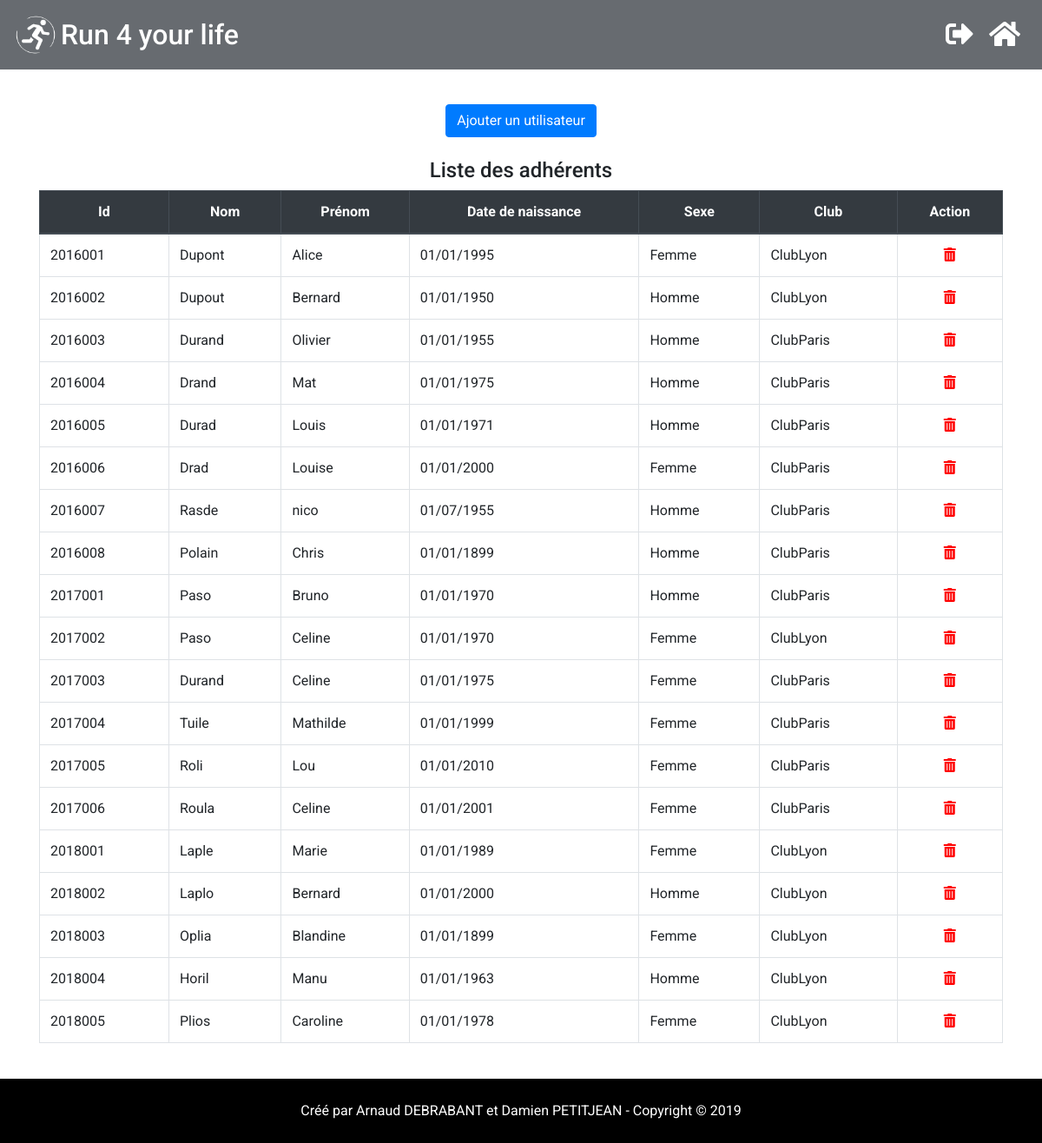
The page /adherents.php (signed in) on the database its author committed.
### tables this page shows
CREATE TABLE adherent(
    id_adherent    Int NOT NULL,
    nom            Varchar (50) NOT NULL,
    prenom         Varchar (50) NOT NULL,
    date_naissance Date,
    sexe           Varchar (20) NOT NULL,
    adresse        Varchar (200),
    date_certif_club    Date,
    club           Varchar (200),
	PRIMARY KEY (id_adherent)
);

### adherents.php (the view, shortened to what this page needs)
<?php
    include "includes/header.php";
    if(mysqli_connect_errno())
        printf("Échec de la connexion : %s", mysqli_connect_error());
    else {
        $requete = "SELECT * FROM adherent";
        if(!empty($_GET['order']) && ($_GET['orderSec'] == $_GET['order']))
        {
            $order = mysqli_real_escape_string($connexion, $_GET['order']);
            $orderSec = $_GET['orderSec'];
            $sensGet = mysqli_real_escape_string($connexion, $_GET['sens']);
            $requete .= " ORDER BY $order $sensGet";
            if($sensGet == "DESC" && $_GET['clic'])
            {
                $sens = "ASC";
            }else if($_GET['clic']){
                $sens = "DESC";
            }else{
                $sens = $sensGet;
            }
        }else{
            $order = "";
            $orderSec = "";
            $sensGet = "";
            $sens = "ASC";
        }
        $resultat = mysqli_query($connexion, $requete);
        if($resultat == FALSE)
            print "<script>alert('Échec de la requête de récupération des adhérents')</script>";
        else {
            print "
            <div class='container'>
                <div class='row mb-4'>
                    <button type=\"button\" class=\"btn btn-primary mx-auto\" data-toggle=\"modal\" data-target=\"#modalAjout\">
                        Ajouter un utilisateur
                    </button>
                </div>
            </div>
            <section class='liste'>
                <h2 class='tableLabel'>Liste des adhérents</h2>
                <div class='container'>
                    <div class='table-responsive'>
                        <table class='table table-bordered table-hover text-center'>
                            <thead class='thead-dark'>
                                <tr>
                                    <th scope='col'>
                                        <a id='id_adherentCol' href='?order=id_adherent&orderSec=$order&sens=$sens&clic=1'>Id</a>
                                    </th>
                                    <th scope='col'>
                                        <a id='nomCol' href='?order=nom&orderSec=$order&sens=$sens&clic=1'>Nom</a>
                                    </th>
                                    <th scope='col'>
                                        <a id='prenomCol' href='?order=prenom&orderSec=$order&sens=$sens&clic=1'>Prénom</a>
                                    </th>
                                    <th scope='col'>
                                        <a id='date_naissanceCol' href='?order=date_naissance&orderSec=$order&sens=$sens&clic=1'>Date de naissance</a>
                                    </th>
                                    <th scope='col'>
                                        <a id='sexeCol' href='?order=sexe&orderSec=$order&sens=$sens&clic=1s'>Sexe</a>
                                    </th>
                                    <th scope='col'>
                                        <a id='clubCol' href='?order=club&orderSec=$order&sens=$sens&clic=1'>Club</a>
                                    </th>
                                    <th>Action</th>
                                </tr>
                            </thead>
                            <tbody>";
            while ($nuplet = mysqli_fetch_assoc($resultat))
            {
                $id = $nuplet['id_adherent'];
                $nom = $nuplet['nom'];
                $prenom = $nuplet['prenom'];
                $dateNaissance = $nuplet['date_naissance'];
                $sexe = $nuplet['sexe'];
                $nomClub = $nuplet['club'];
                print "<tr class='ligneTabClic'>
                            <td onclick=\"location.href='adherent.php?id_adherent=$id'\" class='text-left'>$id</td>
                            <td onclick=\"location.href='adherent.php?id_adherent=$id'\" class='text-left'>$nom</td>
                            <td onclick=\"location.href='adherent.php?id_adherent=$id'\" class='text-left'>$prenom</td>
                            <td onclick=\"location.href='adherent.php?id_adherent=$id'\" class='text-left'>" . date('d/m/Y', strtotime($dateNaissance)) . "</td>
                            <td onclick=\"location.href='adherent.php?id_adherent=$id'\" class='text-left'>".($sexe == 'H' ? 'Homme' : 'Femme')."</td>
                            <td onclick=\"location.href='adherent.php?id_adherent=$id'\" class='text-left'>$nomClub</td>
                            <td>
                                <form method='GET' action='adherents.php' Onsubmit='return attention();'>
                                    <input name='delete_adherent' type='hidden' value='$id'>
                                    <input name='order' type='hidden' value='$order'>
                                    <input name='orderSec' type='hidden' value='$orderSec'>
                                    <input name='sens' type='hidden' value='$sensGet'>
                                    <input name='clic' type='hidden' value='0'>
                                    <button class='btnDelete' type='submit'>
                                        <i class='fas fa-trash-alt'></i>
                                    </button>
                                </form>
                            </td>
                        </tr>";
            }
            print "             </tbody>
                            </table>
                        </div>
                    </div>
                </section>";
        }
    }
    include "includes/footer.php";
?>

### includes/header.php (shortened to what this page needs)
<?php
    $page = basename($_SERVER['PHP_SELF']);
?>
<!DOCTYPE html>
<html>
    <head>
        <link rel="stylesheet" href="https://stackpath.bootstrapcdn.com/bootstrap/4.3.1/css/bootstrap.min.css">
        <link rel="stylesheet" type="text/css" href="http://localhost/projet-bdw1/style.css"/>
        <link rel="stylesheet" href="https://use.fontawesome.com/releases/v5.8.1/css/all.css">
    </head>
    <header>
        <div>
            <div class="titreBloc">
                <div class="divSiteTitre">
                    <a href="index.php">
                        <img src="http://localhost/projet-bdw1/data/logo.jpg" class="img-fluid logo" alt="Responsive image" height="50px">
                        <h1>Run 4 your life</h1>
                    </a>
                </div>
            </div>
            <?php
                if($page != "index.php")
                {
                    print '<div class="ctnBlocBtn">
                                <div class="blocBtn">
                                    <a href="?logout=logout" id="logout"><i class="fas fa-sign-out-alt"></i></a>
                                    <a href="index.php" id="home"><i class="fas fa-home"></i></a>
                                </div>
                            </div>';
                }
            ?>
        </div>
    </header>

### includes/footer.php (shortened to what this page needs)
<footer>
            <p>Créé par Arnaud DEBRABANT et Damien PETITJEAN - Copyright © 2019</p>
        </footer>
    </body>
</html>

### style.css (style rules this page uses)
* { -moz-box-sizing: border-box; box-sizing: border-box; }
html { height: 100%; }
.liste { margin-bottom: 30px; }
.tableLabel { text-align: center; font-size: 24px; }
.liste th a { color: #fff; }
.ligneTabClic { cursor: pointer; }
.btnDelete { background: none; border: none; padding: 0; color: red; }
header { background-color:#343a40; padding:15px 0px 15px 0px; opacity: 0.75; position:fixed; left:0; right:0; top:0; z-index: 1; }
.logo { height:50px; filter: invert(100%); -webkit-filter: invert(100%); }
.titreBloc { display: inline-block; }
.ctnBlocBtn { float: right; }
.divSiteTitre { margin-left: 16px; }
.divSiteTitre h1 { display: inline; color: white; font-size: 2rem; vertical-align: middle; }
.ctnBlocBtn { height: 50px; line-height: 50px; }
.blocBtn { margin-right: 25px; float: right; font-size: 2em; }
.blocBtn a { color: #fff; }
#logout { margin-right: 10px; }
footer { width: 100%; background-color: #000; color : #fff; font-size: 16px; padding: 25px 0; text-align: center; position: absolute; bottom: 0; left: 0; right: 0 }
footer p { margin: 0; }

### rows shown on the page
adherent: id_adherent "2016001", nom "Dupont", prenom "Alice", date_naissance "01/01/1995", sexe "Femme", club "ClubLyon"
adherent: id_adherent "2016002", nom "Dupout", prenom "Bernard", date_naissance "01/01/1950", sexe "Homme", club "ClubLyon"
adherent: id_adherent "2016003", nom "Durand", prenom "Olivier", date_naissance "01/01/1955", sexe "Homme", club "ClubParis"
adherent: id_adherent "2016004", nom "Drand", prenom "Mat", date_naissance "01/01/1975", sexe "Homme", club "ClubParis"
adherent: id_adherent "2016005", nom "Durad", prenom "Louis", date_naissance "01/01/1971", sexe "Homme", club "ClubParis"
adherent: id_adherent "2016006", nom "Drad", prenom "Louise", date_naissance "01/01/2000", sexe "Femme", club "ClubParis"
adherent: id_adherent "2016007", nom "Rasde", prenom "nico", date_naissance "01/07/1955", sexe "Homme", club "ClubParis"
adherent: id_adherent "2016008", nom "Polain", prenom "Chris", date_naissance "01/01/1899", sexe "Homme", club "ClubParis"
adherent: id_adherent "2017001", nom "Paso", prenom "Bruno", date_naissance "01/01/1970", sexe "Homme", club "ClubParis"
adherent: id_adherent "2017002", nom "Paso", prenom "Celine", date_naissance "01/01/1970", sexe "Femme", club "ClubLyon"
adherent: id_adherent "2017003", nom "Durand", prenom "Celine", date_naissance "01/01/1975", sexe "Femme", club "ClubParis"
adherent: id_adherent "2017004", nom "Tuile", prenom "Mathilde", date_naissance "01/01/1999", sexe "Femme", club "ClubParis"
adherent: id_adherent "2017005", nom "Roli", prenom "Lou", date_naissance "01/01/2010", sexe "Femme", club "ClubParis"
adherent: id_adherent "2017006", nom "Roula", prenom "Celine", date_naissance "01/01/2001", sexe "Femme", club "ClubParis"
adherent: id_adherent "2018001", nom "Laple", prenom "Marie", date_naissance "01/01/1989", sexe "Femme", club "ClubLyon"
adherent: id_adherent "2018002", nom "Laplo", prenom "Bernard", date_naissance "01/01/2000", sexe "Homme", club "ClubLyon"
adherent: id_adherent "2018003", nom "Oplia", prenom "Blandine", date_naissance "01/01/1899", sexe "Femme", club "ClubLyon"
adherent: id_adherent "2018004", nom "Horil", prenom "Manu", date_naissance "01/01/1963", sexe "Homme", club "ClubLyon"
adherent: id_adherent "2018005", nom "Plios", prenom "Caroline", date_naissance "01/01/1978", sexe "Femme", club "ClubLyon"
